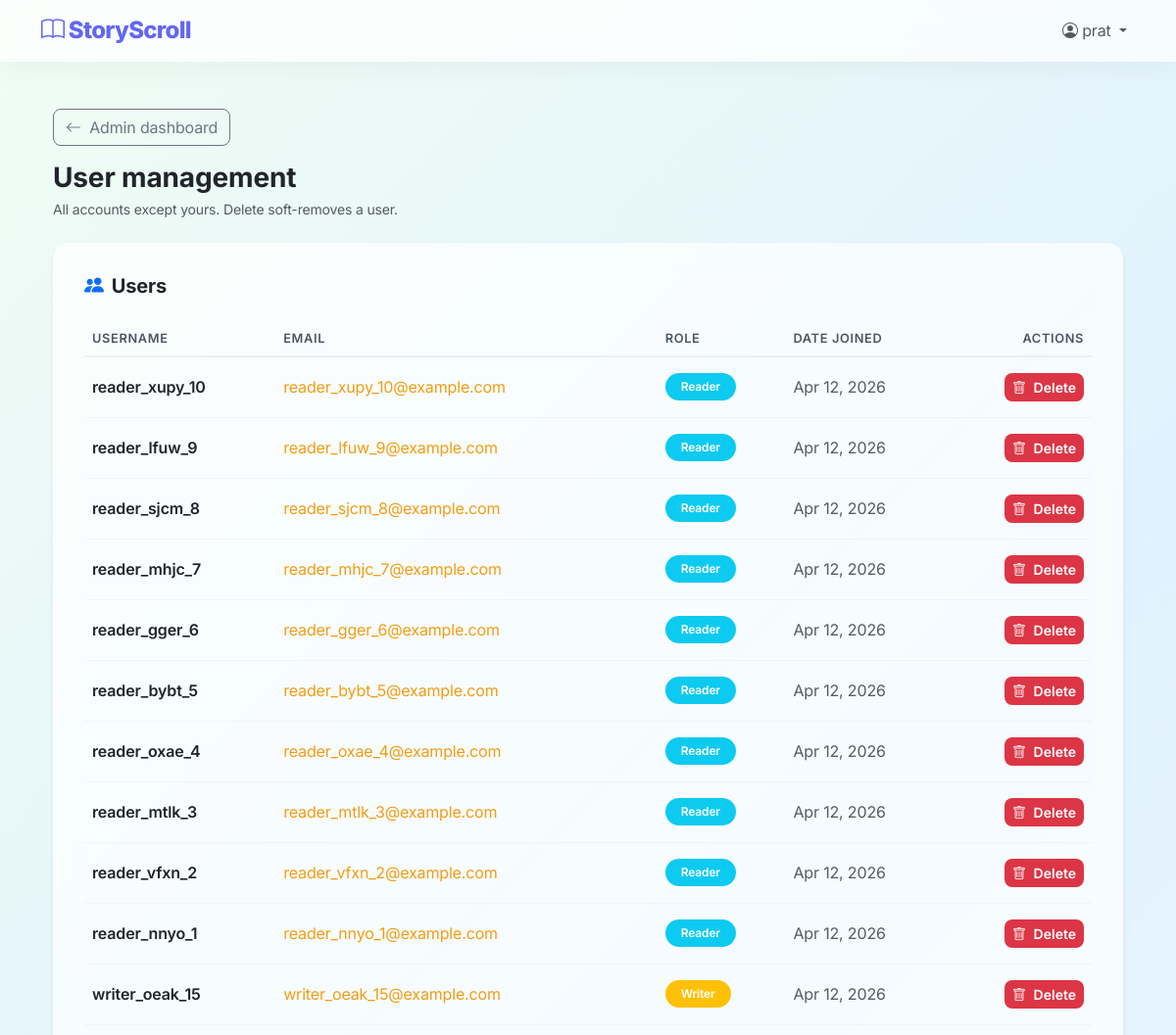
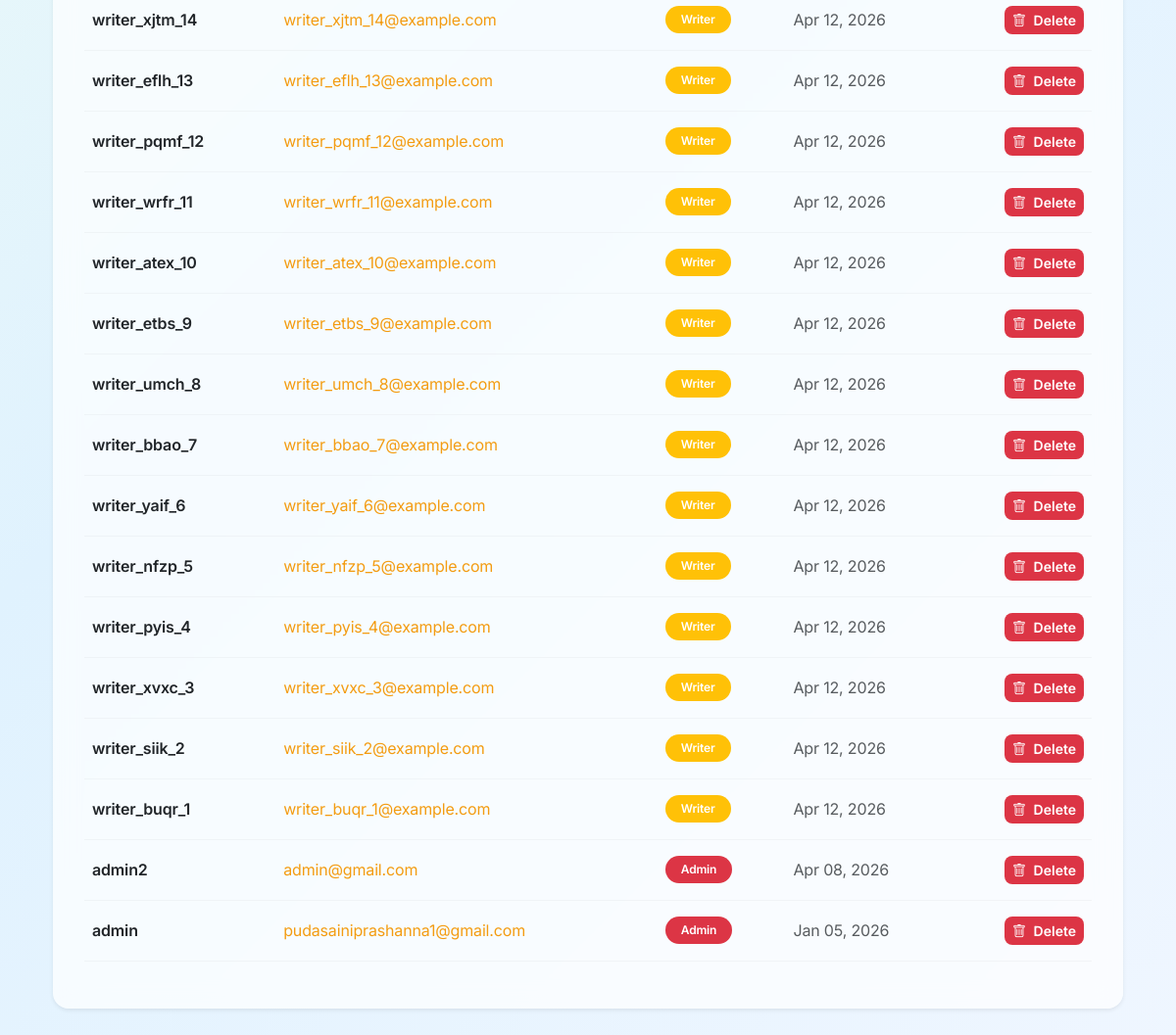
The app's page /system/manage/users/ (signed in) with its own data (2 pictures, top to bottom).
### blog/models.py (models this page shows, shortened)
class User(AbstractUser):
    ROLE_CHOICES = [
        ('Admin', 'Admin'),
        ('Writer', 'Writer'),
        ('Reader', 'Reader'),
    ]
    GENDER_CHOICES = [
        ('Male', 'Male'),
        ('Female', 'Female'),
        ('Other', 'Other'),
        ('Prefer not to say', 'Prefer not to say'),
    ]
    role = models.CharField(max_length=10, choices=ROLE_CHOICES, default='Reader')
    middle_name = models.CharField(max_length=150, blank=True, null=True)
    phone_number = models.CharField(max_length=20, blank=True, null=True)
    gender = models.CharField(max_length=20, choices=GENDER_CHOICES, blank=True, null=True)
    bio = models.TextField(blank=True, null=True)
    profile_pic = models.ImageField(
        upload_to='profile_pics/',
        blank=True,
        null=True,
        validators=[FileExtensionValidator(['jpg', 'jpeg', 'png', 'gif'])]
    )
    is_approved = models.BooleanField(default=False)
    writer_request = models.BooleanField(default=False)
    writer_request_message = models.TextField(blank=True, null=True)
    is_deleted = models.BooleanField(default=False)
    deleted_at = models.DateTimeField(blank=True, null=True)
    objects = UserManager()        # default (filtered)
    all_objects = BaseUserManager()  # unfiltered

### blog/views.py (the view)
# urls.py: path('system/manage/users/', views.admin_manage_users, name='admin_manage_users'),
@role_required(['Admin'])
def admin_manage_users(request):
    users = User.objects.exclude(id=request.user.id).order_by('-date_joined')
    return render(request, 'blog/admin_manage_users.html', {'users': users})

### blog/models.py (called while the page is built)
    def get_queryset(self):
        return super().get_queryset().filter(is_deleted=False)

### blog/templates/blog/admin_manage_users.html (shortened to what this page needs)
{% extends 'blog/admin/base_manage.html' %}
{% block admin_page_heading %}User management{% endblock %}
{% block admin_page_subtitle %}<p class="text-muted small mb-0">All accounts except yours. Delete soft-removes a user.</p>{% endblock %}
{% block admin_inner %}
<div class="card border-0 shadow-sm p-3 rounded-4 mb-4" style="background: rgba(255,255,255,0.7); backdrop-filter: blur(12px);">
  <div class="card-header bg-transparent border-0 pt-3 px-3 pb-2">
    <h2 class="card-title h5 mb-0 fw-bold d-flex align-items-center">
      <i class="bi bi-people-fill text-primary me-2"></i> Users
    </h2>
  </div>
  <div class="card-body">
    <div class="table-responsive">
      <table class="table table-hover align-middle">
        <thead class="table-light">
          <tr>
            <th>Username</th>
            <th>Email</th>
            <th>Role</th>
            <th>Date Joined</th>
            <th class="text-end">Actions</th>
          </tr>
        </thead>
        <tbody>
          {% for u in users %}
          <tr>
            <td class="fw-semibold">{{ u.username }}</td>
            <td><a href="mailto:{{ u.email }}" class="hover-link">{{ u.email }}</a></td>
            <td>
              <span class="badge rounded-pill bg-{% if u.role == 'Admin' %}danger{% elif u.role == 'Writer' %}warning{% else %}info{% endif %} px-3 py-2">
                {{ u.role }}
              </span>
            </td>
            <td class="text-muted">{{ u.date_joined|date:"M d, Y" }}</td>
            <td class="text-end">
              <form method="POST" action="{% url 'delete_user' u.id %}" class="d-inline">
                <button type="submit" class="btn btn-danger btn-sm rounded-3"
                        onclick="return confirm('Are you sure you want to delete this user?');">
                  <i class="bi bi-trash me-1"></i> Delete
                </button>
              </form>
            </td>
          </tr>
          {% empty %}
          <tr>
            <td colspan="5" class="text-center text-muted py-4">No users found.</td>
          </tr>
          {% endfor %}
        </tbody>
      </table>
    </div>
  </div>
</div>
{% endblock %}

### blog/templates/blog/base.html (shortened to what this page needs)
<!DOCTYPE html>
<html lang="en">
<head>
    <link href="https://cdn.jsdelivr.net/npm/bootstrap@5.3.0/dist/css/bootstrap.min.css" rel="stylesheet">
    <link rel="stylesheet" href="https://cdn.jsdelivr.net/npm/bootstrap-icons@1.11.0/font/bootstrap-icons.css">
</head>
<body>
    {% if user.is_authenticated %}
    <nav class="navbar navbar-expand-lg navbar-light mb-4">
        <div class="container">
            <a class="navbar-brand" href="{% url 'home' %}">
                <i class="bi bi-book"></i> StoryScroll
            </a>
            <div class="collapse navbar-collapse" id="navbarNav">
                <ul class="navbar-nav ms-auto">
                    <li class="nav-item dropdown">
                        <a class="nav-link dropdown-toggle" href="#" id="navbarDropdown" role="button" data-bs-toggle="dropdown">
                            <i class="bi bi-person-circle"></i> {{ user.username }}
                        </a>
                    </li>
                </ul>
            </div>
        </div>
    </nav>
    {% endif %}
    <div class="container">
        {% block content %}{% endblock %}
    </div>
</body>
</html>

### blog/templates/blog/base.html (style rules this page uses)
:root { --primary-color: #6366f1; --secondary-color: #818cf8; --bg-color: #f8fafc; --glass-bg: rgba(255, 255, 255, 0.7); --text-dark: #0f172a; --text-light: #64748b; --card-radius: 16px; }
body { font-family: 'Inter', sans-serif; background: linear-gradient(135deg, #f0fdf4 0%, #e0f2fe 50%, #eff6ff 100%); min-height: 100vh; color: var(--text-dark); background-attachment: fixed; letter-spacing: -0.01em; }
.navbar { background: var(--glass-bg) !important; backdrop-filter: blur(12px); -webkit-backdrop-filter: blur(12px); box-shadow: 0 4px 30px rgba(0, 0, 0, 0.05); border-bottom: 1px solid rgba(255, 255, 255, 0.3); position: sticky; top: 0; z-index: 1000; }
.navbar-brand { font-weight: 800; color: var(--primary-color) !important; font-size: 1.5rem; letter-spacing: -0.03em; }
.card { background: var(--glass-bg); backdrop-filter: blur(10px); -webkit-backdrop-filter: blur(10px); border: 1px solid rgba(255, 255, 255, 0.4); border-radius: var(--card-radius); box-shadow: 0 10px 30px rgba(0,0,0,0.03); transition: all 0.3s ease; }
a { color: var(--primary-color); text-decoration: none; transition: color 0.2s ease; }
.container { animation: fadeIn 0.6s ease-out; }

### records on screen
User: username "prat"
User: username "reader_xupy_10", email "reader_xupy_10@example.com", role "Reader", date_joined "Apr 12, 2026"
User: username "reader_lfuw_9", email "reader_lfuw_9@example.com", role "Reader", date_joined "Apr 12, 2026"
User: username "reader_sjcm_8", email "reader_sjcm_8@example.com", role "Reader", date_joined "Apr 12, 2026"
User: username "reader_mhjc_7", email "reader_mhjc_7@example.com", role "Reader", date_joined "Apr 12, 2026"
User: username "reader_gger_6", email "reader_gger_6@example.com", role "Reader", date_joined "Apr 12, 2026"
User: username "reader_bybt_5", email "reader_bybt_5@example.com", role "Reader", date_joined "Apr 12, 2026"
User: username "reader_oxae_4", email "reader_oxae_4@example.com", role "Reader", date_joined "Apr 12, 2026"
User: username "reader_mtlk_3", email "reader_mtlk_3@example.com", role "Reader", date_joined "Apr 12, 2026"
User: username "reader_vfxn_2", email "reader_vfxn_2@example.com", role "Reader", date_joined "Apr 12, 2026"
User: username "reader_nnyo_1", email "reader_nnyo_1@example.com", role "Reader", date_joined "Apr 12, 2026"
User: username "writer_oeak_15", email "writer_oeak_15@example.com", role "Writer", date_joined "Apr 12, 2026"
User: username "writer_xjtm_14", email "writer_xjtm_14@example.com", role "Writer", date_joined "Apr 12, 2026"
User: username "writer_eflh_13", email "writer_eflh_13@example.com", role "Writer", date_joined "Apr 12, 2026"
User: username "writer_pqmf_12", email "writer_pqmf_12@example.com", role "Writer", date_joined "Apr 12, 2026"
User: username "writer_wrfr_11", email "writer_wrfr_11@example.com", role "Writer", date_joined "Apr 12, 2026"
User: username "writer_atex_10", email "writer_atex_10@example.com", role "Writer", date_joined "Apr 12, 2026"
User: username "writer_etbs_9", email "writer_etbs_9@example.com", role "Writer", date_joined "Apr 12, 2026"
User: username "writer_umch_8", email "writer_umch_8@example.com", role "Writer", date_joined "Apr 12, 2026"
User: username "writer_bbao_7", email "writer_bbao_7@example.com", role "Writer", date_joined "Apr 12, 2026"
User: username "writer_yaif_6", email "writer_yaif_6@example.com", role "Writer", date_joined "Apr 12, 2026"
User: username "writer_nfzp_5", email "writer_nfzp_5@example.com", role "Writer", date_joined "Apr 12, 2026"
User: username "writer_pyis_4", email "writer_pyis_4@example.com", role "Writer", date_joined "Apr 12, 2026"
User: username "writer_xvxc_3", email "writer_xvxc_3@example.com", role "Writer", date_joined "Apr 12, 2026"
User: username "writer_siik_2", email "writer_siik_2@example.com", role "Writer", date_joined "Apr 12, 2026"
User: username "writer_buqr_1", email "writer_buqr_1@example.com", role "Writer", date_joined "Apr 12, 2026"
User: username "admin2", email "admin@gmail.com", role "Admin", date_joined "Apr 08, 2026"
User: username "admin", email "pudasainiprashanna1@gmail.com", role "Admin", date_joined "Jan 05, 2026"
